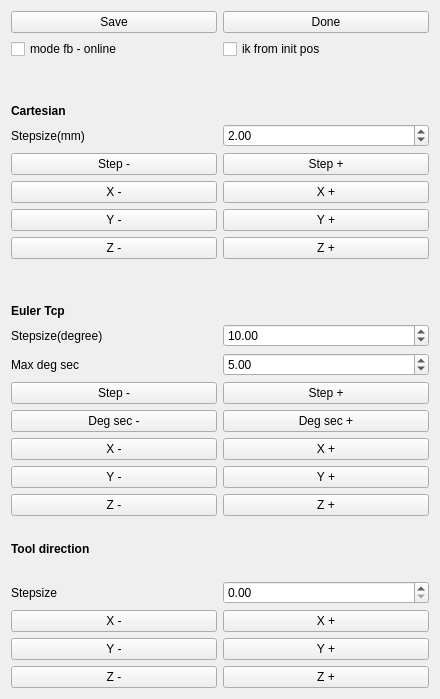
<?xml version="1.0" encoding="UTF-8"?>
<ui version="4.0">
 <class>robotMoveUI</class>
 <widget class="QWidget" name="robotMoveUI">
  <property name="geometry">
   <rect>
    <x>0</x>
    <y>0</y>
    <width>440</width>
    <height>699</height>
   </rect>
  </property>
  <property name="windowTitle">
   <string>Transform</string>
  </property>
  <layout class="QGridLayout" name="gridLayout">
   <item row="0" column="0">
    <widget class="QPushButton" name="pb_save">
     <property name="text">
      <string>Save</string>
     </property>
    </widget>
   </item>
   <item row="0" column="1">
    <widget class="QPushButton" name="pb_done">
     <property name="text">
      <string>Done</string>
     </property>
    </widget>
   </item>
   <item row="1" column="0">
    <widget class="QCheckBox" name="cb_mode_fb">
     <property name="text">
      <string>mode fb - online</string>
     </property>
    </widget>
   </item>
   <item row="1" column="1">
    <widget class="QCheckBox" name="cb_mode_ik_from_init">
     <property name="text">
      <string>ik from init pos</string>
     </property>
    </widget>
   </item>
   <item row="2" column="0">
    <widget class="QLabel" name="label_cartesian">
     <property name="font">
      <font>
       <weight>75</weight>
       <bold>true</bold>
      </font>
     </property>
     <property name="text">
      <string>Cartesian </string>
     </property>
     <property name="alignment">
      <set>Qt::AlignBottom|Qt::AlignLeading|Qt::AlignLeft</set>
     </property>
    </widget>
   </item>
   <item row="3" column="0">
    <widget class="QLabel" name="label_3">
     <property name="text">
      <string>Stepsize(mm)</string>
     </property>
    </widget>
   </item>
   <item row="3" column="1">
    <widget class="QDoubleSpinBox" name="dsb_cart_stepsize">
     <property name="maximum">
      <double>100000.000000000000000</double>
     </property>
     <property name="singleStep">
      <double>1.000000000000000</double>
     </property>
     <property name="value">
      <double>2.000000000000000</double>
     </property>
    </widget>
   </item>
   <item row="4" column="0">
    <widget class="QPushButton" name="pb_cart_step_min">
     <property name="minimumSize">
      <size>
       <width>0</width>
       <height>0</height>
      </size>
     </property>
     <property name="text">
      <string>Step -</string>
     </property>
    </widget>
   </item>
   <item row="4" column="1">
    <widget class="QPushButton" name="pb_cart_step_plus">
     <property name="minimumSize">
      <size>
       <width>0</width>
       <height>0</height>
      </size>
     </property>
     <property name="text">
      <string>Step +</string>
     </property>
    </widget>
   </item>
   <item row="5" column="0">
    <widget class="QPushButton" name="pb_cart_x_min">
     <property name="minimumSize">
      <size>
       <width>30</width>
       <height>0</height>
      </size>
     </property>
     <property name="font">
      <font>
       <weight>50</weight>
       <bold>false</bold>
      </font>
     </property>
     <property name="text">
      <string>X -</string>
     </property>
    </widget>
   </item>
   <item row="5" column="1">
    <widget class="QPushButton" name="pb_cart_x_plus">
     <property name="minimumSize">
      <size>
       <width>30</width>
       <height>0</height>
      </size>
     </property>
     <property name="font">
      <font>
       <weight>50</weight>
       <bold>false</bold>
      </font>
     </property>
     <property name="text">
      <string>X +</string>
     </property>
    </widget>
   </item>
   <item row="6" column="0">
    <widget class="QPushButton" name="pb_cart_y_min">
     <property name="minimumSize">
      <size>
       <width>30</width>
       <height>0</height>
      </size>
     </property>
     <property name="font">
      <font>
       <weight>50</weight>
       <bold>false</bold>
      </font>
     </property>
     <property name="text">
      <string>Y -</string>
     </property>
    </widget>
   </item>
   <item row="6" column="1">
    <widget class="QPushButton" name="pb_cart_y_plus">
     <property name="minimumSize">
      <size>
       <width>30</width>
       <height>0</height>
      </size>
     </property>
     <property name="font">
      <font>
       <weight>50</weight>
       <bold>false</bold>
      </font>
     </property>
     <property name="text">
      <string>Y +</string>
     </property>
    </widget>
   </item>
   <item row="7" column="0">
    <widget class="QPushButton" name="pb_cart_z_min">
     <property name="minimumSize">
      <size>
       <width>30</width>
       <height>0</height>
      </size>
     </property>
     <property name="font">
      <font>
       <weight>50</weight>
       <bold>false</bold>
      </font>
     </property>
     <property name="text">
      <string>Z -</string>
     </property>
    </widget>
   </item>
   <item row="7" column="1">
    <widget class="QPushButton" name="pb_cart_z_plus">
     <property name="minimumSize">
      <size>
       <width>30</width>
       <height>0</height>
      </size>
     </property>
     <property name="font">
      <font>
       <weight>50</weight>
       <bold>false</bold>
      </font>
     </property>
     <property name="text">
      <string>Z +</string>
     </property>
    </widget>
   </item>
   <item row="8" column="0">
    <widget class="QLabel" name="label_tcp">
     <property name="font">
      <font>
       <weight>75</weight>
       <bold>true</bold>
      </font>
     </property>
     <property name="text">
      <string>Euler Tcp</string>
     </property>
     <property name="alignment">
      <set>Qt::AlignBottom|Qt::AlignLeading|Qt::AlignLeft</set>
     </property>
    </widget>
   </item>
   <item row="9" column="0">
    <widget class="QLabel" name="label_7">
     <property name="text">
      <string>Stepsize(degree)</string>
     </property>
    </widget>
   </item>
   <item row="9" column="1">
    <widget class="QDoubleSpinBox" name="dsb_euler_stepsize">
     <property name="maximum">
      <double>90.000000000000000</double>
     </property>
     <property name="singleStep">
      <double>1.000000000000000</double>
     </property>
     <property name="value">
      <double>10.000000000000000</double>
     </property>
    </widget>
   </item>
   <item row="10" column="0">
    <widget class="QLabel" name="label_4">
     <property name="text">
      <string>Max deg sec</string>
     </property>
    </widget>
   </item>
   <item row="10" column="1">
    <widget class="QDoubleSpinBox" name="dsb_euler_max_deg_sec">
     <property name="maximum">
      <double>360.000000000000000</double>
     </property>
     <property name="value">
      <double>5.000000000000000</double>
     </property>
    </widget>
   </item>
   <item row="11" column="0">
    <widget class="QPushButton" name="pb_euler_step_min">
     <property name="minimumSize">
      <size>
       <width>0</width>
       <height>0</height>
      </size>
     </property>
     <property name="text">
      <string>Step -</string>
     </property>
    </widget>
   </item>
   <item row="11" column="1">
    <widget class="QPushButton" name="pb_euler_step_plus">
     <property name="minimumSize">
      <size>
       <width>0</width>
       <height>0</height>
      </size>
     </property>
     <property name="text">
      <string>Step +</string>
     </property>
    </widget>
   </item>
   <item row="12" column="0">
    <widget class="QPushButton" name="pb_euler_deg_sec_min">
     <property name="minimumSize">
      <size>
       <width>0</width>
       <height>0</height>
      </size>
     </property>
     <property name="text">
      <string>Deg sec -</string>
     </property>
    </widget>
   </item>
   <item row="12" column="1">
    <widget class="QPushButton" name="pb_euler_deg_sec_plus">
     <property name="minimumSize">
      <size>
       <width>0</width>
       <height>0</height>
      </size>
     </property>
     <property name="text">
      <string>Deg sec +</string>
     </property>
    </widget>
   </item>
   <item row="13" column="0">
    <widget class="QPushButton" name="pb_euler_x_min">
     <property name="minimumSize">
      <size>
       <width>30</width>
       <height>0</height>
      </size>
     </property>
     <property name="font">
      <font>
       <weight>50</weight>
       <bold>false</bold>
      </font>
     </property>
     <property name="text">
      <string>X -</string>
     </property>
    </widget>
   </item>
   <item row="13" column="1">
    <widget class="QPushButton" name="pb_euler_x_plus">
     <property name="minimumSize">
      <size>
       <width>30</width>
       <height>0</height>
      </size>
     </property>
     <property name="font">
      <font>
       <weight>50</weight>
       <bold>false</bold>
      </font>
     </property>
     <property name="text">
      <string>X +</string>
     </property>
    </widget>
   </item>
   <item row="14" column="0">
    <widget class="QPushButton" name="pb_euler_y_min">
     <property name="minimumSize">
      <size>
       <width>30</width>
       <height>0</height>
      </size>
     </property>
     <property name="font">
      <font>
       <weight>50</weight>
       <bold>false</bold>
      </font>
     </property>
     <property name="text">
      <string>Y -</string>
     </property>
    </widget>
   </item>
   <item row="14" column="1">
    <widget class="QPushButton" name="pb_euler_y_plus">
     <property name="minimumSize">
      <size>
       <width>30</width>
       <height>0</height>
      </size>
     </property>
     <property name="font">
      <font>
       <weight>50</weight>
       <bold>false</bold>
      </font>
     </property>
     <property name="text">
      <string>Y +</string>
     </property>
    </widget>
   </item>
   <item row="15" column="0">
    <widget class="QPushButton" name="pb_euler_z_min">
     <property name="minimumSize">
      <size>
       <width>30</width>
       <height>0</height>
      </size>
     </property>
     <property name="font">
      <font>
       <weight>50</weight>
       <bold>false</bold>
      </font>
     </property>
     <property name="text">
      <string>Z -</string>
     </property>
    </widget>
   </item>
   <item row="15" column="1">
    <widget class="QPushButton" name="pb_euler_z_plus">
     <property name="minimumSize">
      <size>
       <width>30</width>
       <height>0</height>
      </size>
     </property>
     <property name="font">
      <font>
       <weight>50</weight>
       <bold>false</bold>
      </font>
     </property>
     <property name="text">
      <string>Z +</string>
     </property>
    </widget>
   </item>
   <item row="16" column="0">
    <widget class="QLabel" name="label_22">
     <property name="font">
      <font>
       <weight>75</weight>
       <bold>true</bold>
      </font>
     </property>
     <property name="text">
      <string>Tool direction</string>
     </property>
    </widget>
   </item>
   <item row="17" column="0">
    <widget class="QLabel" name="label_23">
     <property name="text">
      <string>Stepsize</string>
     </property>
    </widget>
   </item>
   <item row="17" column="1">
    <widget class="QDoubleSpinBox" name="dsb_tooldir_stepsize">
     <property name="maximum">
      <double>3000.000000000000000</double>
     </property>
     <property name="value">
      <double>0.000000000000000</double>
     </property>
    </widget>
   </item>
   <item row="18" column="0">
    <widget class="QPushButton" name="pb_tooldir_x_min">
     <property name="text">
      <string>X -</string>
     </property>
    </widget>
   </item>
   <item row="18" column="1">
    <widget class="QPushButton" name="pb_tooldir_x_plus">
     <property name="text">
      <string>X +</string>
     </property>
    </widget>
   </item>
   <item row="19" column="0">
    <widget class="QPushButton" name="pb_tooldir_y_min">
     <property name="text">
      <string>Y -</string>
     </property>
    </widget>
   </item>
   <item row="19" column="1">
    <widget class="QPushButton" name="pb_tooldir_y_plus">
     <property name="text">
      <string>Y +</string>
     </property>
    </widget>
   </item>
   <item row="20" column="0">
    <widget class="QPushButton" name="pb_tooldir_z_min">
     <property name="text">
      <string>Z -</string>
     </property>
    </widget>
   </item>
   <item row="20" column="1">
    <widget class="QPushButton" name="pb_tooldir_z_plus">
     <property name="text">
      <string>Z +</string>
     </property>
    </widget>
   </item>
  </layout>
 </widget>
 <layoutdefault spacing="6" margin="11"/>
 <resources/>
 <connections/>
</ui>
